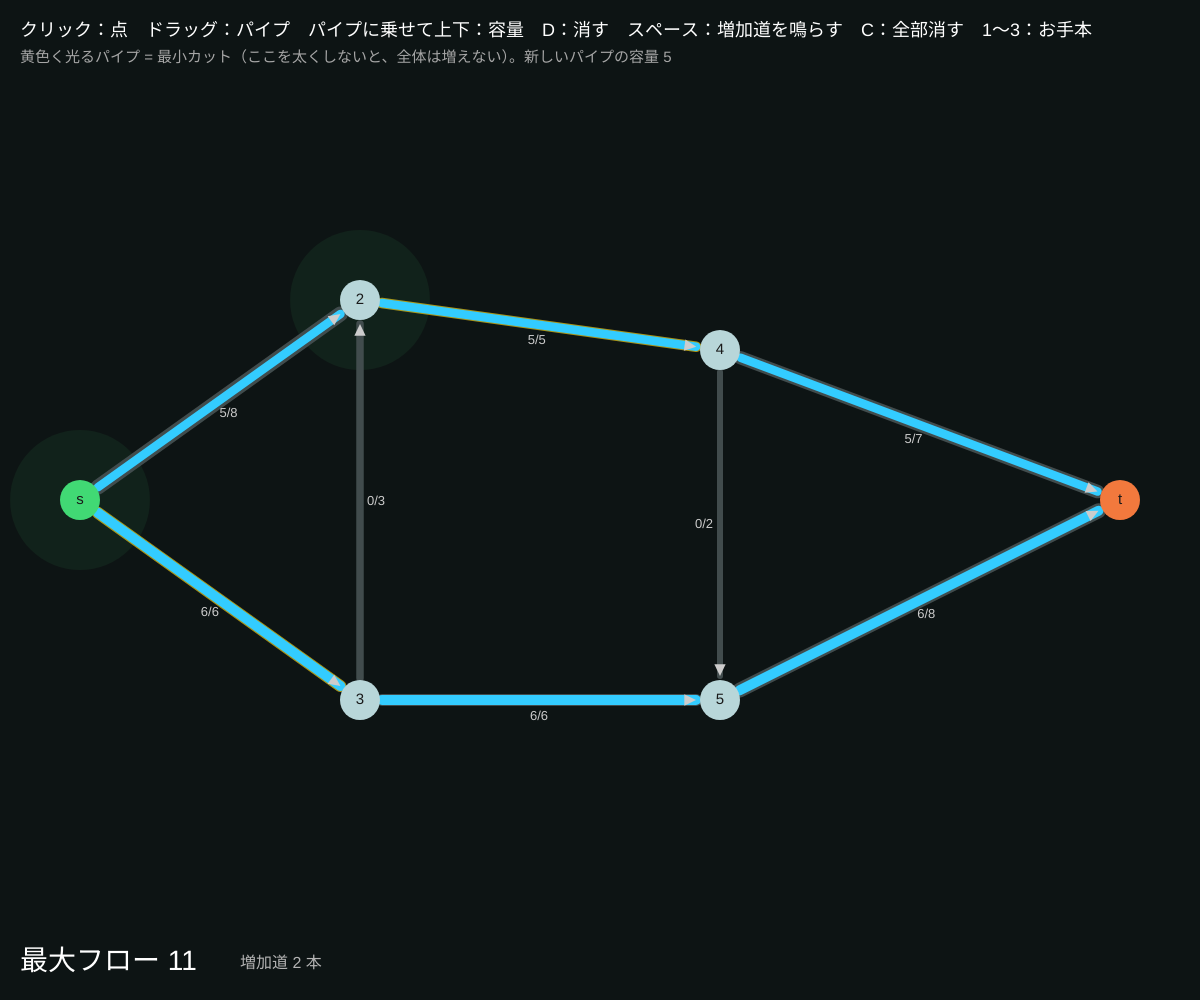
Frame 1 (no input)
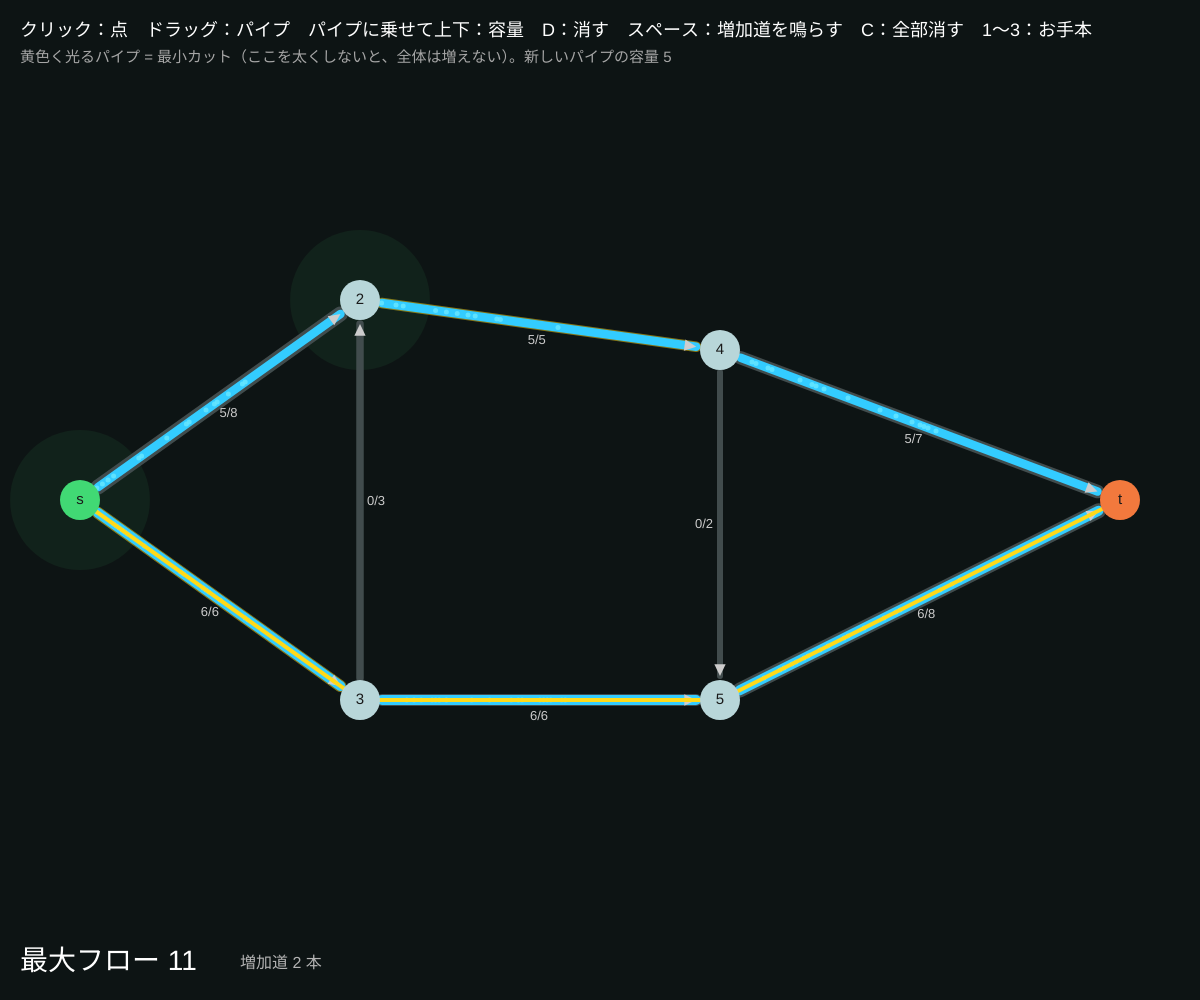
Frame 60 (no input)
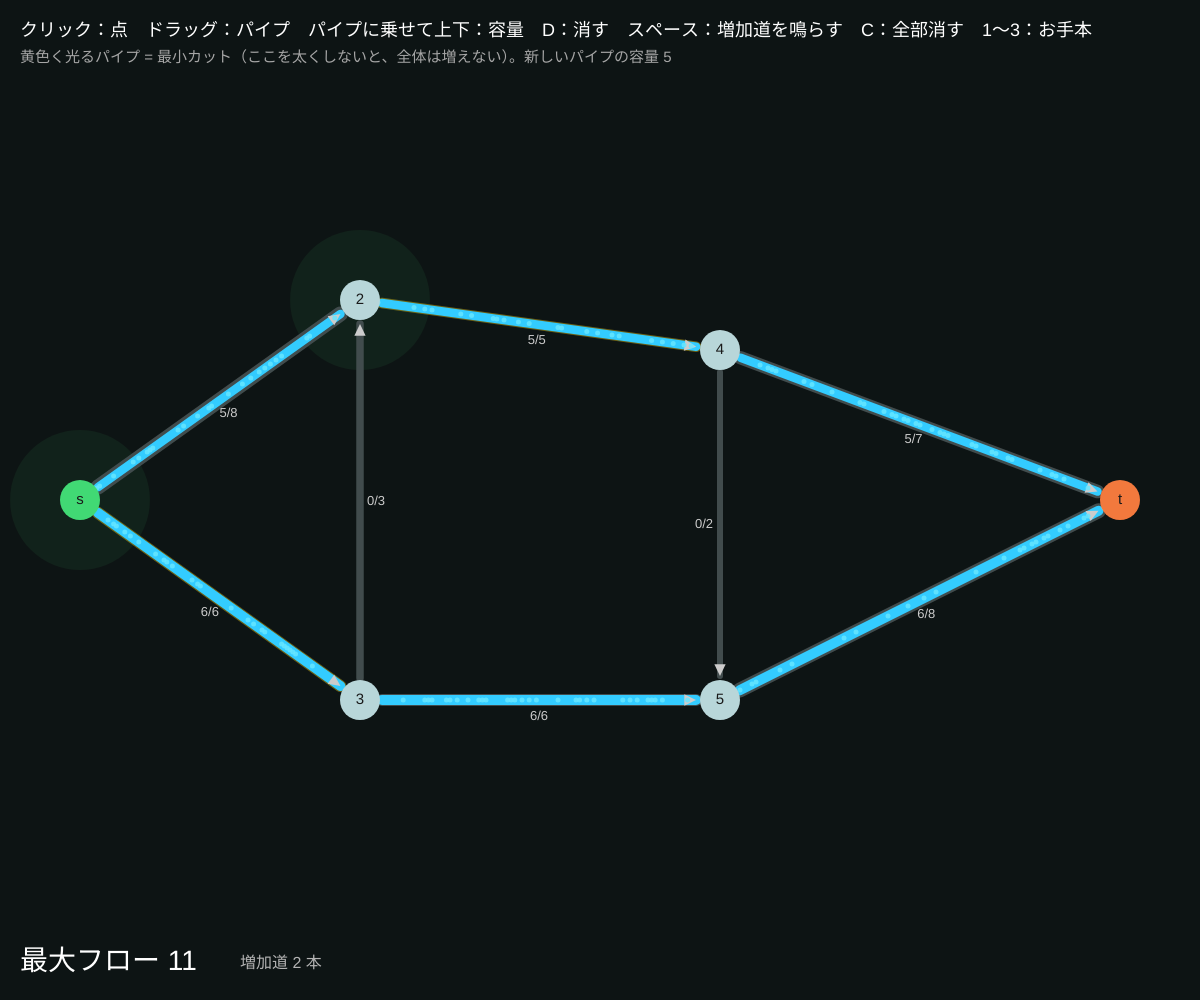
Frame 120 (the mouse pressed at the canvas centre since frame 60)

The p5.js sketch that drew these frames (run headless with seeded random() and noise() and a simulated clock; from frame 60 on, the mouse is pressed at the canvas centre):

// p5.js sketch
// ── sketch.js
// ============================================
// 14 水路をデザインする（自由制作のベース・音つき）
// 自分でネットワークを描くと、その場で最大フロー（エドモンズ＝カープ法）を計算して水を流す
// 増加道が見つかるたびに、道の点を順に鳴らす（高い位置の点ほど高い音）。黄色に光る線が最小カット = ボトルネック
// 何もないところをクリック = 点 / 点から点へドラッグ = パイプ / パイプにマウスを乗せて上下 = 容量
// D = マウスの下の点・パイプを消す / スペース = 増加道をもう一度鳴らす / C = 全部消す / 1〜3 = お手本
// ============================================

let nodes = [], edges = [];
let dragFrom = -1, pressX = 0, pressY = 0;
let paths = [], flowVal = 0, reach = [];
let particles = [];
let replay = { k: -1, i: 0, t: 0 };
let defaultCap = 5;          // ★ 新しいパイプの容量
let scale = [261.6, 293.7, 329.6, 392.0, 440.0, 523.3, 587.3, 659.3, 784.0, 880.0]; // ★ 音階

function setup() {
  createCanvas(windowWidth, windowHeight);
  colorMode(HSB, 360, 100, 100, 100);
  preset(1);
}

function preset(k) {
  nodes = [{ x: 80, y: height / 2, fixed: 's' }, { x: width - 80, y: height / 2, fixed: 't' }];
  edges = [];
  let add = (x, y) => { nodes.push({ x, y }); return nodes.length - 1; };
  let e = (u, v, c) => edges.push({ u, v, c, f: 0 });
  if (k === 1) {
    let a = add(width * 0.3, height * 0.3), b = add(width * 0.3, height * 0.7), c = add(width * 0.6, height * 0.35), d = add(width * 0.6, height * 0.7);
    e(0, a, 8); e(0, b, 6); e(a, c, 5); e(b, a, 3); e(b, d, 6); e(c, d, 2); e(c, 1, 7); e(d, 1, 8);
  } else if (k === 2) {
    // 川の合流と分岐
    let prev = [0];
    for (let col = 1; col <= 4; col++) {
      let cur = [];
      for (let r = 0; r < 3; r++) cur.push(add(width * (0.12 + col * 0.17), height * (0.25 + r * 0.25) + random(-30, 30)));
      for (let p of prev) for (let q of cur) if (random() < 0.6 || prev.length === 1) e(p, q, floor(random(2, 9)));
      prev = cur;
    }
    for (let p of prev) e(p, 1, floor(random(3, 9)));
  } else if (k === 3) {
    // 細い 1 本がボトルネック
    let a = add(width * 0.3, height * 0.3), b = add(width * 0.3, height * 0.7), m = add(width * 0.5, height * 0.5), c = add(width * 0.7, height * 0.3), d = add(width * 0.7, height * 0.7);
    e(0, a, 9); e(0, b, 9); e(a, m, 9); e(b, m, 9); e(m, c, 2); e(m, d, 2); e(c, 1, 9); e(d, 1, 9);
  }
  solve();
}

// エドモンズ＝カープ法で最大フロー。増加道を記録しておく
function solve() {
  for (let e of edges) e.f = 0;
  paths = []; flowVal = 0;
  let guard = 0;
  while (guard++ < 500) {
    let prev = new Array(nodes.length).fill(null), seen = new Array(nodes.length).fill(false), q = [0];
    seen[0] = true;
    while (q.length) {
      let v = q.shift();
      for (let e of edges) {
        if (e.u === v && !seen[e.v] && e.c - e.f > 0) { seen[e.v] = true; prev[e.v] = { e, dir: 1, from: v }; q.push(e.v); }
        if (e.v === v && !seen[e.u] && e.f > 0) { seen[e.u] = true; prev[e.u] = { e, dir: -1, from: v }; q.push(e.u); }
      }
    }
    reach = seen;
    if (!seen[1]) break;
    let p = [], v = 1;
    while (v !== 0) { p.unshift(prev[v]); v = prev[v].from; }
    let b = min(p.map((a) => (a.dir > 0 ? a.e.c - a.e.f : a.e.f)));
    for (let a of p) a.e.f += a.dir * b;
    flowVal += b;
    paths.push({ nodes: [0, ...p.map((a) => (a.dir > 0 ? a.e.v : a.e.u))], amount: b });
  }
  replay = { k: 0, i: 0, t: 0 };
}

function draw() {
  background(185, 35, 8);
  // 最小カット側をうっすら
  noStroke();
  for (let i = 0; i < nodes.length; i++) if (reach[i]) { fill(140, 60, 50, 12); circle(nodes[i].x, nodes[i].y, 140); }
  let hov = hoverEdge();
  for (let e of edges) {
    let A = nodes[e.u], B = nodes[e.v];
    let ang = atan2(B.y - A.y, B.x - A.x);
    let ax = A.x + cos(ang) * 22, ay = A.y + sin(ang) * 22, bx = B.x - cos(ang) * 24, by = B.y - sin(ang) * 24;
    let cut = reach[e.u] && !reach[e.v];
    stroke(cut ? color(50, 90, 100, 60 + 40 * sin(frameCount * 0.1)) : color(185, 15, 30)); strokeWeight(3 + e.c * 1.5);
    line(ax, ay, bx, by);
    if (e.f > 0) { stroke(195, 80, 100); strokeWeight(1 + e.f * 1.5); line(ax, ay, bx, by); }
    noStroke(); fill(e === hov ? color(50, 90, 100) : color(0, 0, 80));
    triangle(bx, by, bx - cos(ang - 0.45) * 13, by - sin(ang - 0.45) * 13, bx - cos(ang + 0.45) * 13, by - sin(ang + 0.45) * 13);
    textAlign(CENTER, CENTER); textSize(13);
    text(e.f + '/' + e.c, (ax + bx) / 2 - sin(ang) * 16, (ay + by) / 2 + cos(ang) * 16);
    if (e.f > 0 && random() < e.f * 0.05) particles.push({ e, t: 0 });
  }
  particles = particles.filter((p) => p.t < 1 && edges.includes(p.e));
  for (let p of particles) {
    p.t += 0.01;
    let A = nodes[p.e.u], B = nodes[p.e.v];
    fill(190, 60, 100, 85); circle(lerp(A.x, B.x, p.t), lerp(A.y, B.y, p.t), 5);
  }
  particles = particles.filter((p) => p.t < 1 && edges.includes(p.e));
  // 増加道のリプレイ（音つき）
  if (replay.k >= 0 && replay.k < paths.length) {
    let P = paths[replay.k];
    stroke(50, 90, 100); strokeWeight(4); noFill();
    beginShape(); for (let q = 0; q <= replay.i; q++) vertex(nodes[P.nodes[q]].x, nodes[P.nodes[q]].y); endShape();
    if (++replay.t % 8 === 0) {
      let nd = nodes[P.nodes[replay.i]];
      playNote(scale[constrain(floor(map(nd.y, height, 0, 0, scale.length)), 0, scale.length - 1)], 0.25, 0.3, 'triangle');
      replay.i++;
      if (replay.i >= P.nodes.length) { replay.k++; replay.i = 0; }
    }
  }
  if (dragFrom >= 0) { stroke(50, 90, 100); strokeWeight(2); line(nodes[dragFrom].x, nodes[dragFrom].y, mouseX, mouseY); }
  noStroke();
  nodes.forEach((n, i) => {
    fill(n.fixed === 's' ? color(140, 70, 85) : n.fixed === 't' ? color(20, 75, 95) : color(185, 15, 85));
    circle(n.x, n.y, 40);
    fill(0, 0, 10); textAlign(CENTER, CENTER); textSize(15); text(n.fixed || i, n.x, n.y);
  });
  textAlign(LEFT, BASELINE);
  fill(0, 0, 100); textSize(18);
  text('クリック：点　ドラッグ：パイプ　パイプに乗せて上下：容量　D：消す　スペース：増加道を鳴らす　C：全部消す　1〜3：お手本', 20, 36);
  textSize(15); fill(0, 0, 65);
  text('黄色く光るパイプ = 最小カット（ここを太くしないと、全体は増えない）。新しいパイプの容量 ' + defaultCap, 20, 62);
  fill(0, 0, 100); textSize(28); text('最大フロー ' + flowVal, 20, height - 30);
  fill(0, 0, 70); textSize(16); text('増加道 ' + paths.length + ' 本', 240, height - 32);
}

function nodeAt(x, y) { return nodes.findIndex((n) => dist(x, y, n.x, n.y) < 24); }

function hoverEdge() {
  let best = null, bd = 12;
  for (let e of edges) {
    let A = nodes[e.u], B = nodes[e.v], dx = B.x - A.x, dy = B.y - A.y;
    let t = constrain(((mouseX - A.x) * dx + (mouseY - A.y) * dy) / (dx * dx + dy * dy), 0, 1);
    let d = dist(mouseX, mouseY, A.x + t * dx, A.y + t * dy);
    if (d < bd) { bd = d; best = e; }
  }
  return best;
}

function mousePressed() { startAudio(); dragFrom = nodeAt(mouseX, mouseY); pressX = mouseX; pressY = mouseY; }

function mouseReleased() {
  let moved = dist(mouseX, mouseY, pressX, pressY) > 8;
  if (dragFrom >= 0 && moved) {
    let to = nodeAt(mouseX, mouseY);
    if (to >= 0 && to !== dragFrom && to !== 0 && dragFrom !== 1 && !edges.some((e) => (e.u === dragFrom && e.v === to) || (e.u === to && e.v === dragFrom))) { edges.push({ u: dragFrom, v: to, c: defaultCap, f: 0 }); solve(); }
    else if (to < 0 && !nodes[dragFrom].fixed) { nodes[dragFrom].x = mouseX; nodes[dragFrom].y = mouseY; }
  } else if (dragFrom < 0 && !moved && mouseY > 80 && !hoverEdge()) nodes.push({ x: mouseX, y: mouseY });
  dragFrom = -1;
}

function keyPressed() {
  startAudio();
  let e = hoverEdge();
  if (key === UP_ARROW) { if (e) { e.c = min(20, e.c + 1); solve(); } else defaultCap = min(20, defaultCap + 1); }
  if (key === DOWN_ARROW) { if (e) { e.c = max(1, e.c - 1); solve(); } else defaultCap = max(1, defaultCap - 1); }
  if (key === 'd' || key === 'D') {
    let i = nodeAt(mouseX, mouseY);
    if (i >= 2) {
      edges = edges.filter((x) => x.u !== i && x.v !== i).map((x) => ({ ...x, u: x.u > i ? x.u - 1 : x.u, v: x.v > i ? x.v - 1 : x.v }));
      nodes.splice(i, 1); solve();
    } else if (e) { edges.splice(edges.indexOf(e), 1); solve(); }
  }
  if (key === ' ') replay = { k: 0, i: 0, t: 0 };
  if (key === 'c' || key === 'C') { nodes = nodes.slice(0, 2); edges = []; solve(); }
  if (key >= '1' && key <= '3') preset(int(key));
}

// ---------- やってみよう ----------
// 1. 最大フローを 20 にするネットワークを、パイプの容量の合計がなるべく小さくなるように作る
// 2. 黄色い最小カットのパイプを 1 本太くすると、最大フローはいくつ増える？ 別のパイプなら？
// 3. 音階 scale を変えたり、増加道の量 amount で音の長さを変えたりして「水路の曲」を作る


// ==================================================
// ここから下は「音を鳴らすための道具」です
// ==================================================
let audioCtx, masterOut;
function startAudio() {
  if (!audioCtx) { audioCtx = new AudioContext(); masterOut = audioCtx.createDynamicsCompressor(); masterOut.connect(audioCtx.destination); }
  audioCtx.resume();
}
function playNote(freqHz, volume = 0.3, duration = 0.3, type = 'triangle', when) {
  if (!audioCtx) return;
  let t = when === undefined ? audioCtx.currentTime : when;
  let osc = audioCtx.createOscillator(), amp = audioCtx.createGain();
  osc.type = type; osc.frequency.value = freqHz;
  amp.gain.setValueAtTime(0.0001, t);
  amp.gain.exponentialRampToValueAtTime(volume, t + 0.01);
  amp.gain.exponentialRampToValueAtTime(0.0001, t + duration);
  osc.connect(amp); amp.connect(masterOut); osc.start(t); osc.stop(t + duration + 0.05);
}
